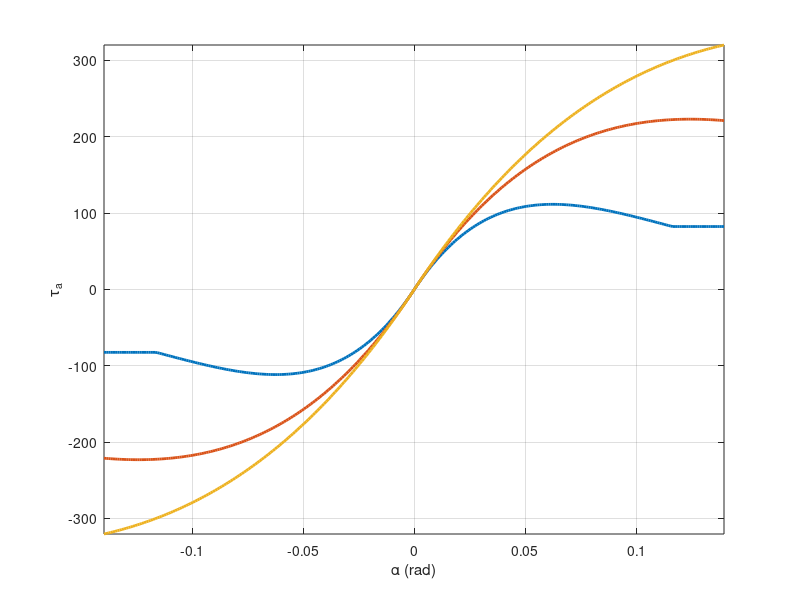
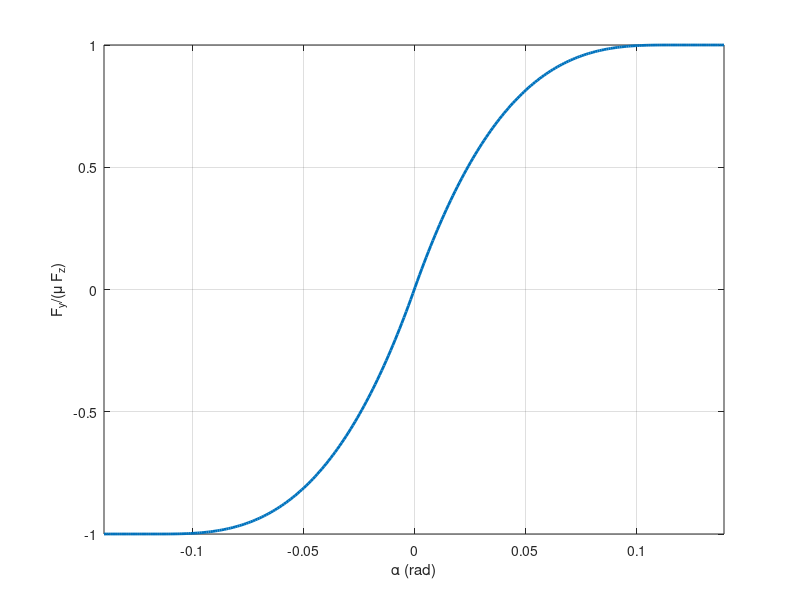

Here is the MATLAB script that generated these plots, in order:
clear all; clc; 
close all;

% specify range of slip angle
alpha = -8*pi/180:0.001:8*pi/180;
tm = 0.0212;    % average mech trail
Ca = 100000;    % cornering stiffness
mu = [1];       % friction coeff
Fnf = [3.8885e+003 2*3.8885e+003 3*3.8885e+003];    % normal load
N = length(alpha);
M = length(Fnf);
Fyffiala = zeros(M,N);
MzFiala = zeros(M,N);
trail = zeros(M,N);
l = 0.138;      % length of tire contact patch
tp0 = 1/6*l;    % initial pneumatic trail length

% plot Mz for various normal loads
for i = 1:length(Fnf)
    theta(i) = Ca/(3*mu*Fnf(i));
    alpha_sl(i) = atan(1/theta(i));
    for j = 1:N
        % calc lateral force based on Fiala model
        if abs(alpha(j)) < alpha_sl(i)
            Fyffiala(i,j) = -3*mu*Fnf(i)*theta(i)*tan(alpha(j))*(1 - theta(i)*abs(tan(alpha(j))) + 1/3*theta(i)^2*(tan(alpha(j)))^2);
        else
            Fyffiala(i,j) = -mu*Fnf(i)*sign(alpha(j));
        end
        % calc pneumatic trail based on a linearly decreasing model
        if abs(alpha(j)) > alpha_sl(i)
            tp(i,j) = 0;
        else
            tp(i,j) = tp0 - sign(alpha(j))*tp0*Ca*tan(alpha(j))/(3*mu*Fnf(i));
        end
    end
    trail(i,:) = tm + tp(i,:);
    MzFiala(i,:) = -trail(i,:)'.*Fyffiala(i,:)';
end

% plot tau_a model for various loads
figure
plot(alpha,[MzFiala],'LineWidth',2)
xlabel('\alpha (rad)')
ylabel('\tau_a')
axis tight
grid on

% plot Fy for one load
figure
plot(alpha,-Fyffiala(1,:)/Fnf(1),'LineWidth',2)
axis tight
xlabel('\alpha (rad)')
ylabel('F_y/(\mu F_z)')
grid on


return